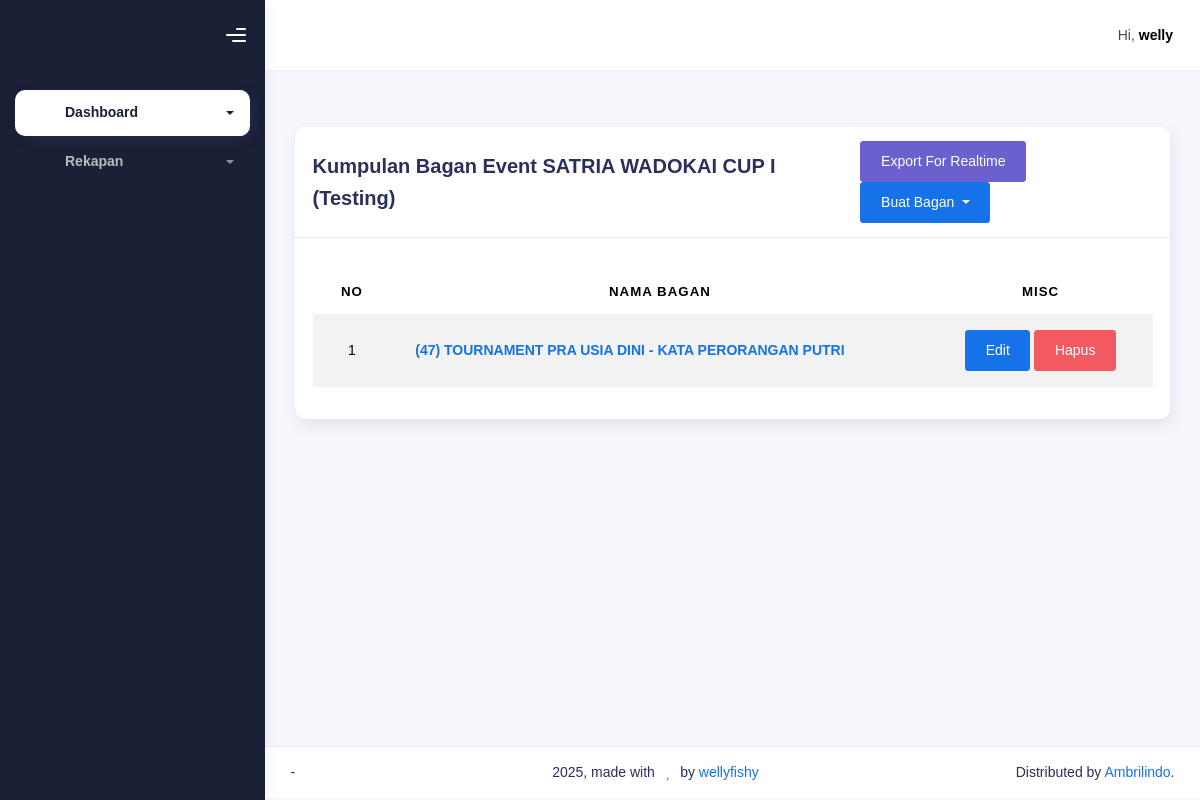
/admin-dashboard/1 (signed in), run on the app's committed database.
### backend/models.py (models this page shows, shortened)
class Event(models.Model):
    nama_event = models.CharField(max_length=150, null=True, blank=True)

class Bagan(models.Model):
    TIPE = [
        ('1', 'Kata'),
        ('2', 'Kumite'),
    ]
    event = models.ForeignKey(Event, null=True, blank=True, on_delete=models.CASCADE)
    nama_bagan = models.CharField(max_length=100, null=True, blank=True)
    nomor_tanding = models.ForeignKey(NomorTanding, null=True, blank=True, on_delete=models.SET_NULL)
    tipe_tanding = models.CharField(max_length=20, null=True, blank=True, choices=TIPE)
    juara_1 = models.ForeignKey(Atlet, on_delete=models.SET_NULL, related_name="juara1", null=True, blank=True)
    juara_2 = models.ForeignKey(Atlet, on_delete=models.SET_NULL, related_name="juara2", null=True, blank=True)
    juara_3a = models.ForeignKey(Atlet, on_delete=models.SET_NULL, related_name="juara3a", null=True, blank=True)
    juara_3b = models.ForeignKey(Atlet, on_delete=models.SET_NULL, related_name="juara3b", null=True, blank=True)
    round_robin = models.BooleanField(default=False)
    pool = models.IntegerField(default=1)

### backend/views.py (the view, shortened to what this page needs)
# urls.py: path('admin-dashboard/<int:event_pk>', admin_dashboard, name="admin-dashboard"),
def admin_dashboard(request, event_pk):
    event = Event.objects.get(pk=event_pk)
    admin_tatami = AdminTatami.objects.filter(user=request.user, event=event).first()
    nomor_tandings = NomorTanding.objects.filter(event=event)
    bagans = Bagan.objects.filter(event=event).order_by('-pk')
    custom_order = [1, 8, 4, 5, 2, 7, 3, 6]
    atlet_assignment1 = {
                        1: 'atlet1',
                        8: 'atlet2',
                        4: 'atlet2',
                        5: 'atlet1',
                        2: 'atlet2',
                        7: 'atlet1',
                        3: 'atlet1',
                        6: 'atlet2',
                    }
    context = {
        'on': 'utama',
        'event': event,
        'admin_tatami': admin_tatami,
        'nomor_tandings': nomor_tandings,
        'bagans': bagans,
    }
    return render(request, 'admin/dashboard.html', context)

### backend/templates/admin/dashboard.html (shortened to what this page needs)
{% extends "admin/base-dashboard.html" %} {% load static %}
{% block content %}
<div class="container">
    <div class="page-inner">
        <div class="page-header">
        </div>
        <div class="row">
            <div class="col-md-12">
                <div class="card">
                    <div class="card-header" style="display: flex; justify-content: space-between; align-items: center;">
                        <div class="card-title" style="margin-right: 10px;">Kumpulan Bagan Event {{ event.nama_event }}</div>
                        <div>
                            <div class="dropdown">
                                <a class="btn btn-secondary" href="#" data-bs-toggle="modal" data-bs-target="#exportBaganModal">
                                    Export For Realtime
                                </a>
                                <button class="btn btn-primary dropdown-toggle" type="button" data-bs-toggle="dropdown" aria-expanded="false">
                                    Buat Bagan
                                </button>
                            </div>
                        </div>
                    </div>
                    <div class="card-body">
                        <table class="table table-striped mt-3">
                        <thead>
                            <tr>
                            <th scope="col" style="text-align: center;">No</th>
                            <th scope="col" style="text-align: center;">Nama Bagan</th>
                            <th scope="col" style="text-align: center;">MISC</th>
                            </tr>
                        </thead>
                        <tbody>
                            {% for bagan in bagans %}
                            <tr>
                                <td style="text-align: center;">{{ forloop.counter }}</td>
                                <td><a href="{% url 'admin-bagan-detail' event_pk=event.pk bagan_pk=bagan.pk %}"><b>({{ bagan.pk }}) {{ bagan.nama_bagan }}</b></td>
                                <td style="text-align: center;">
                                    <a href="{% url 'edit-admin-bagan-detail' event_pk=event.pk bagan_pk=bagan.pk %}" class="btn btn-primary">Edit</a>
                                    <a href="#" class="btn btn-danger" data-bs-toggle="modal" data-bs-target="#hapusModal{{ bagan.pk }}">Hapus</a>
                                </td>
                            </tr>
                            {% endfor %}
                        </tbody>
                        </table>
                    </div>
                </div>
            </div>
        </div>
    </div>
</div>
{% endblock content %}

### backend/templates/admin/base-dashboard.html (shortened to what this page needs)
{% load static %}
<!DOCTYPE html>
<html lang="en">
  <head>
    <link rel="stylesheet" href="{% static 'css/bootstrap.min.css' %}" />
    <link rel="stylesheet" href="{% static 'css/plugins.min.css' %}" />
    <link rel="stylesheet" href="{% static 'css/ambrilindo.min.css' %}" />
    <link rel="stylesheet" href="{% static 'icons/fontawesome-free/css/all.min.css' %}" />
    <link href="{% static 'select2/dist/css/select2.min.css' %}" rel="stylesheet">
  </head>
  <body>
    <div class="wrapper">
      <div class="sidebar sidebar-style-2" data-background-color="dark">
        <div class="sidebar-logo">
          <div class="logo-header" data-background-color="dark">
            <div class="nav-toggle">
              <button class="btn btn-toggle toggle-sidebar">
                <i class="gg-menu-right"></i>
              </button>
            </div>
          </div>
        </div>
        <div class="sidebar-wrapper scrollbar scrollbar-inner">
          <div class="sidebar-content">
            <ul class="nav nav-secondary">
              <li class="nav-item {% if on == 'utama' or on == 'atlet' or on == 'tatami' or on == 'nomor-tanding' %}active{% endif %}">
                <a data-bs-toggle="collapse" href="#dashboard" class="collapsed" aria-expanded="false">
                  <i class="fas fa-home"></i>
                  <p>Dashboard</p>
                  <span class="caret"></span>
                </a>
              </li>
              <li class="nav-item {% if on == 'utusan' or on == 'perguruan' or on == 'rekapan' or on == 'roster-counter' %}active{% endif %}">
                <a data-bs-toggle="collapse" href="#rekapan" class="collapsed" aria-expanded="false">
                  <i class="fas fa-book"></i>
                  <p>Rekapan</p>
                  <span class="caret"></span>
                </a>
              </li>
            </ul>
          </div>
        </div>
      </div>
      <div class="main-panel">
        <div class="main-header">
          <nav class="navbar navbar-header navbar-header-transparent navbar-expand-lg border-bottom">
            <div class="container-fluid">
              <ul class="navbar-nav topbar-nav ms-md-auto align-items-center">
                <li class="nav-item topbar-user dropdown hidden-caret">
                  <a class="dropdown-toggle profile-pic" data-bs-toggle="dropdown" href="#" aria-expanded="false">
                    <span class="profile-username">
                      <span class="op-7">Hi,</span>
                      <span class="fw-bold">{{ request.user }}</span>
                    </span>
                  </a>
                </li>
              </ul>
            </div>
          </nav>
        </div>
        {% block content %}{% endblock content %}
      <footer class="footer">
          <div class="container-fluid d-flex justify-content-between">
            <nav class="pull-left">
              <ul class="nav">
                <li class="nav-item">
                  -
                </li>
              </ul>
            </nav>
            <div class="copyright">
              2025, made with <i class="fa fa-heart heart text-danger"></i> by
              <a href="">wellyfishy</a>
            </div>
            <div>
              Distributed by
              <a target="_blank" href="">Ambrilindo</a>.
            </div>
          </div>
        </footer>
      </div>
    </div>
  </body>
</html>

### data on the page
Event: nama_event "SATRIA WADOKAI CUP I (Testing)"
Bagan: pk "47", nama_bagan "TOURNAMENT PRA USIA DINI - KATA PERORANGAN PUTRI"

### other printed values
{{ request.user }} "welly"
